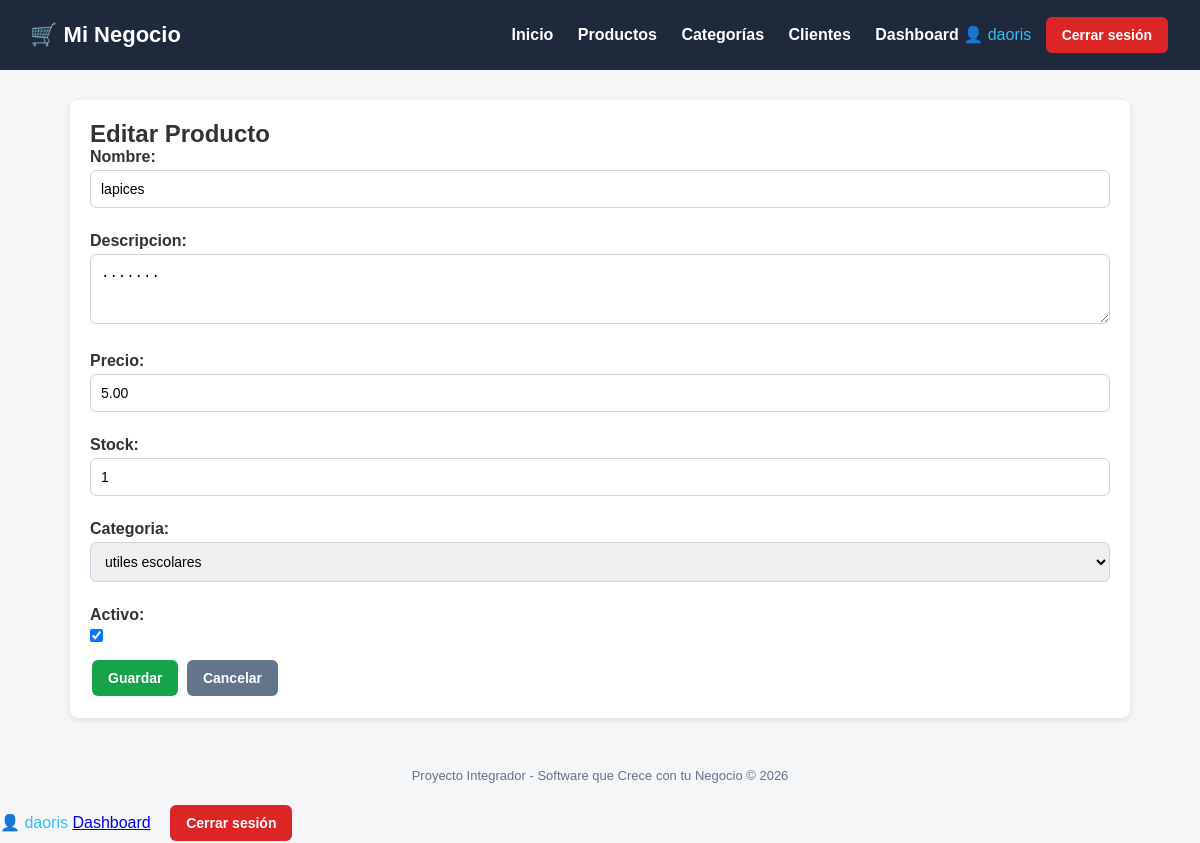
Page /productos/editar/1/ (signed in) on the committed database.
### tienda/models.py (models this page shows, shortened)
class Producto(models.Model):
    nombre = models.CharField(max_length=200)
    descripcion = models.TextField(blank=True, null=True)
    precio = models.DecimalField(max_digits=10, decimal_places=2)
    stock = models.IntegerField(default=0)
    categoria = models.ForeignKey(Categoria, on_delete=models.CASCADE)
    fecha_creacion = models.DateTimeField(auto_now_add=True)
    activo = models.BooleanField(default=True)
    class Meta:
        verbose_name = "Producto"
        verbose_name_plural = "Productos"
        ordering = ['nombre']

class Categoria(models.Model):
    nombre = models.CharField(max_length=100)
    descripcion = models.TextField(blank=True, null=True)
    def __str__(self):
        return self.nombre
    class Meta:
        verbose_name = "Categoria"
        verbose_name_plural = "Categorías"

### tienda/views.py (the view)
# urls.py: path('productos/editar/<int:pk>/', views.editar_producto, name='editar_producto'),
@login_required
def editar_producto(request, pk):
    producto = get_object_or_404(Producto, pk=pk)
    if request.method == 'POST':
        form = ProductoForm(request.POST, instance=producto)
        if form.is_valid():
            form.save()
            messages.success(request, 'Producto actualizado correctamente.')
            return redirect('lista_productos')
    else:
        form = ProductoForm(instance=producto)
    return render(request, 'tienda/productos/form.html', {'form': form, 'titulo': 'Editar Producto'})

### tienda/forms.py
class ProductoForm(forms.ModelForm):
    class Meta:
        model = Producto
        fields = ['nombre', 'descripcion', 'precio', 'stock', 'categoria', 'activo']
        widgets = {
            'nombre': forms.TextInput(attrs={'class': 'form-control'}),
            'descripcion': forms.Textarea(attrs={'class': 'form-control', 'rows': 3}),
            'precio': forms.NumberInput(attrs={'class': 'form-control', 'step': '0.01'}),
            'stock': forms.NumberInput(attrs={'class': 'form-control'}),
            'categoria': forms.Select(attrs={'class': 'form-control'}),
            'activo': forms.CheckboxInput(attrs={'class': 'form-check-input'}),
        }

### tienda/templates/tienda/productos/form.html (shortened to what this page needs)
{% extends 'base.html' %}
{% block content %}
<div class="card">
    <h2>{{ titulo }}</h2>
    <form method="post">
        {{ form.as_p }}
        <button type="submit" class="btn btn-success">Guardar</button>
        <a href="{% url 'lista_productos' %}" class="btn btn-secondary">Cancelar</a>
    </form>
</div>
{% endblock %}

### tienda/templates/base.html (shortened to what this page needs)
<!DOCTYPE html>
<html lang="es">
<head>
</head>
<body>
    <header>
        <h1>🛒 Mi Negocio</h1>
        <nav>
           <a href="{% url 'inicio' %}">Inicio</a>
            <a href="{% url 'lista_productos' %}">Productos</a>
            <a href="{% url 'lista_categorias' %}">Categorías</a>
            <a href="{% url 'lista_clientes' %}">Clientes</a>
            {% if user.is_authenticated %}
            <a href="{% url 'dashboard' %}">Dashboard</a>
            <span style="color:#38bdf8;">👤 {{ user.username }}</span>
            <form action="{% url 'logout' %}" method="post" style="display:inline;">
            <button type="submit" class="btn btn-danger" style="margin-left:10px;">Cerrar sesión</button>
            </form>
            {% else %}
            <a href="{% url 'login' %}">Iniciar sesión</a>
            {% endif %}
        </nav>
    </header>
    <div class="container">
        {% block content %}{% endblock %}
    </div>
    <footer>
        Proyecto Integrador - Software que Crece con tu Negocio &copy; {% now "Y" %}
    </footer>
</body>
{% if user.is_authenticated %}
<span style="color:#38bdf8;">👤 {{ user.username }}</span>
<a href="{% url 'dashboard' %}">Dashboard</a>
<form action="{% url 'logout' %}" method="post" style="display:inline;"
>
<button type="submit" class="btn btn-danger" style="margin-left:15px;
">Cerrar sesión</button>
</form>
{% else %}
<a href="{% url 'login' %}">Iniciar sesión</a>
{% endif %}
</html>

### tienda/templates/base.html (style rules this page uses)
* { margin: 0; padding: 0; box-sizing: border-box; }
body { font-family: Arial, sans-serif; background: #f4f6f8; color: #333; }
header { background: #1e293b; color: #fff; padding: 15px 30px; display: flex; justify-content: space-between; align-items: center; }
header h1 { font-size: 22px; }
header nav a { color: #fff; text-decoration: none; margin-left: 20px; font-weight: bold; }
.container { max-width: 1100px; margin: 30px auto; padding: 0 20px; }
.card { background: #fff; border-radius: 8px; padding: 20px; box-shadow: 0 2px 6px rgba(0,0,0,0.1); margin-bottom: 20px; }
.btn { display: inline-block; padding: 10px 16px; border-radius: 6px; text-decoration: none; color: #fff; font-weight: bold; border: none; cursor: pointer; font-size: 14px; margin: 2px; }
.btn-success { background: #16a34a; }
.btn-danger { background: #dc2626; }
.btn-secondary { background: #64748b; }
footer { text-align: center; padding: 20px; color: #64748b; font-size: 13px; }
.form-control { width: 100%; padding: 10px; margin-bottom: 12px; border: 1px solid #cbd5e1; border-radius: 6px; font-size: 14px; }
.form-check-input { margin-right: 8px; }
form label { font-weight: bold; display: block; margin-bottom: 4px; }
form p { margin-bottom: 12px; }

### rows in the picture
Producto: nombre "lapices", descripcion ".......", precio "5.00", stock "1", categoria "utiles escolares", activo "☑"

### other values in the picture
{{ user.username }} "daoris"
{{ titulo }} "Editar Producto"
